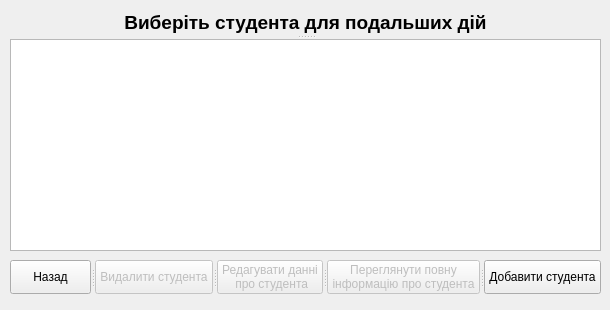
<?xml version="1.0" encoding="UTF-8"?>
<ui version="4.0">
 <class>studentControl</class>
 <widget class="QWidget" name="studentControl">
  <property name="geometry">
   <rect>
    <x>0</x>
    <y>0</y>
    <width>610</width>
    <height>310</height>
   </rect>
  </property>
  <property name="windowTitle">
   <string>Керування студентами</string>
  </property>
  <property name="windowIcon">
   <iconset>
    <normaloff>icon.ico</normaloff>icon.ico</iconset>
  </property>
  <widget class="QSplitter" name="splitter">
   <property name="geometry">
    <rect>
     <x>10</x>
     <y>260</y>
     <width>591</width>
     <height>34</height>
    </rect>
   </property>
   <property name="orientation">
    <enum>Qt::Horizontal</enum>
   </property>
   <widget class="QPushButton" name="bbutton">
    <property name="text">
     <string>Назад</string>
    </property>
   </widget>
   <widget class="QPushButton" name="dellbutton">
    <property name="enabled">
     <bool>false</bool>
    </property>
    <property name="text">
     <string>Видалити студента</string>
    </property>
   </widget>
   <widget class="QPushButton" name="edibutton">
    <property name="enabled">
     <bool>false</bool>
    </property>
    <property name="text">
     <string>Редагувати данні
 про студента</string>
    </property>
   </widget>
   <widget class="QPushButton" name="viewbutton">
    <property name="enabled">
     <bool>false</bool>
    </property>
    <property name="text">
     <string>Переглянути повну
інформацію про студента</string>
    </property>
   </widget>
   <widget class="QPushButton" name="addSTbutton">
    <property name="text">
     <string>Добавити студента</string>
    </property>
   </widget>
  </widget>
  <widget class="QSplitter" name="splitter_2">
   <property name="geometry">
    <rect>
     <x>10</x>
     <y>10</y>
     <width>591</width>
     <height>241</height>
    </rect>
   </property>
   <property name="orientation">
    <enum>Qt::Vertical</enum>
   </property>
   <widget class="QLabel" name="label">
    <property name="text">
     <string>&lt;html&gt;&lt;head/&gt;&lt;body&gt;&lt;p align=&quot;center&quot;&gt;&lt;span style=&quot; font-size:14pt; font-weight:600;&quot;&gt;Виберіть студента для подальших дій&lt;/span&gt;&lt;/p&gt;&lt;/body&gt;&lt;/html&gt;</string>
    </property>
   </widget>
   <widget class="QTableView" name="tableView">
    <property name="textElideMode">
     <enum>Qt::ElideRight</enum>
    </property>
    <property name="sortingEnabled">
     <bool>false</bool>
    </property>
    <attribute name="horizontalHeaderVisible">
     <bool>false</bool>
    </attribute>
    <attribute name="horizontalHeaderDefaultSectionSize">
     <number>100</number>
    </attribute>
    <attribute name="horizontalHeaderHighlightSections">
     <bool>true</bool>
    </attribute>
    <attribute name="horizontalHeaderMinimumSectionSize">
     <number>5</number>
    </attribute>
    <attribute name="horizontalHeaderShowSortIndicator" stdset="0">
     <bool>false</bool>
    </attribute>
    <attribute name="verticalHeaderVisible">
     <bool>false</bool>
    </attribute>
   </widget>
  </widget>
 </widget>
 <tabstops>
  <tabstop>tableView</tabstop>
  <tabstop>addSTbutton</tabstop>
  <tabstop>viewbutton</tabstop>
  <tabstop>edibutton</tabstop>
  <tabstop>dellbutton</tabstop>
  <tabstop>bbutton</tabstop>
 </tabstops>
 <resources/>
 <connections/>
</ui>
